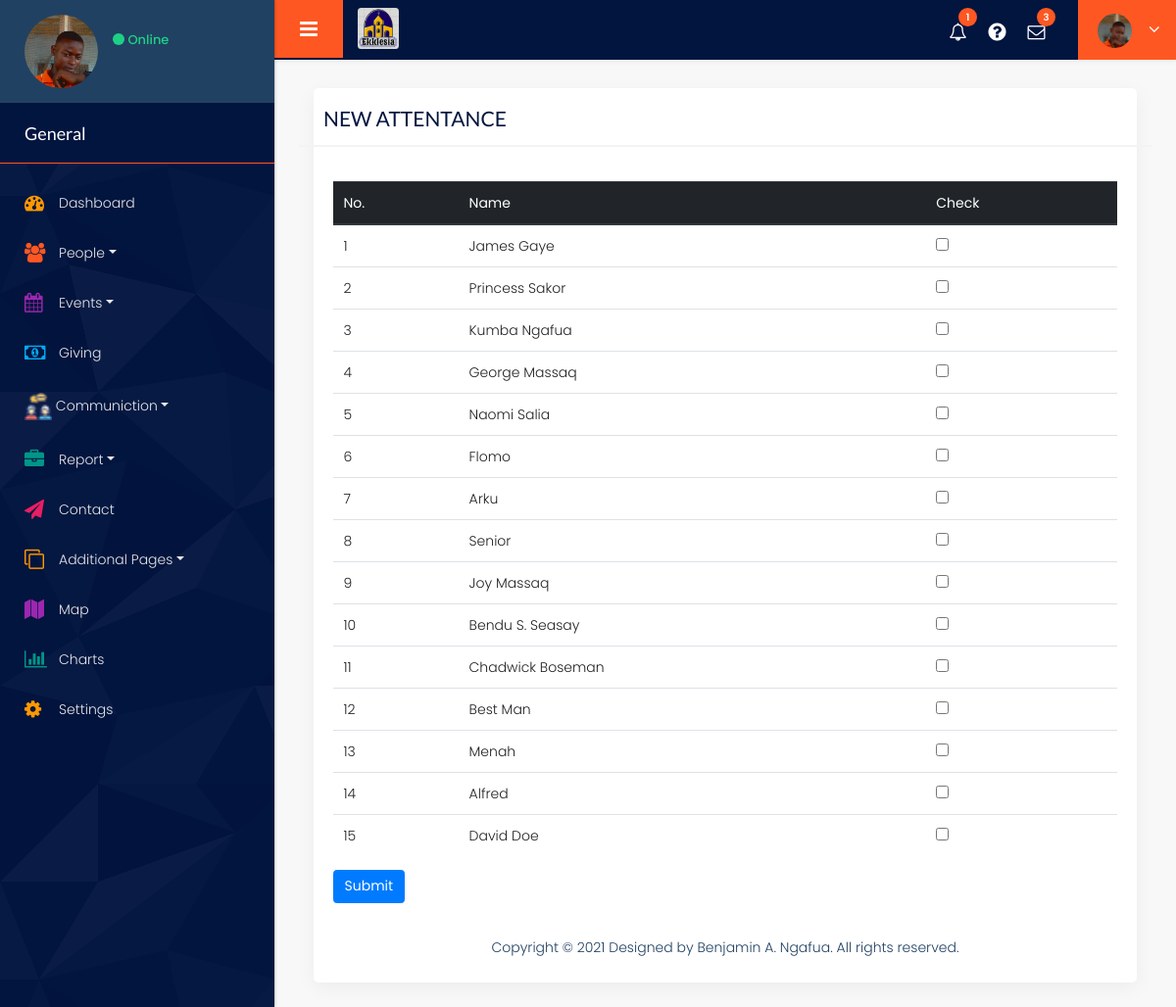
/new-attendance, run on an earlier commit of the app's database.
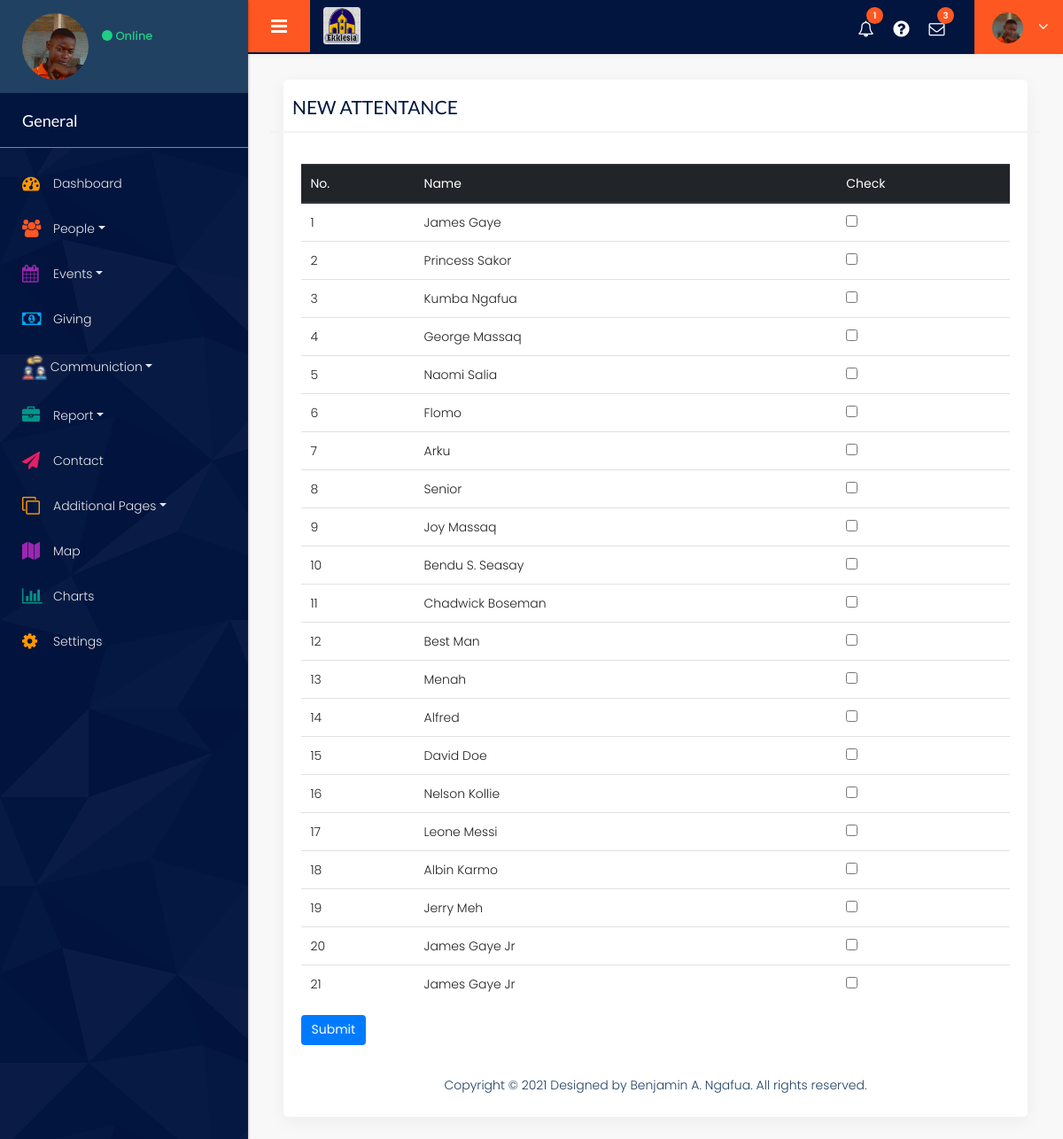
And on a later commit of the database.
### tables this page shows
CREATE TABLE members (
        id INTEGER NOT NULL, 
        name VARCHAR(150), 
        location VARCHAR(150), 
        department VARCHAR(150), 
        email VARCHAR(100), 
        contact VARCHAR(150), 
        role_play VARCHAR(150), 
        occupation VARCHAR(150), 
        relationship VARCHAR(150), 
        date_of_birth VARCHAR(150), 
        gender VARCHAR(150), 
        joined_date DATETIME, wedding_anniversary TEXT,
PRIMARY KEY (id)
);

### churchAPP/views.py (the view)
@views.route("/new-attendance", methods=["GET", "POST"])
def attendance():
    return takeAttendance()

### churchAPP/controller.py (called while the page is built, shortened)
def takeAttendance():
    member_names = db.execute("SELECT DISTINCT(name), id FROM members")
    return render_template("new-attendance.html", member_names=member_names)

### churchAPP/views.py (called while the page is built)
@views.app_context_processor
def notifyUpdate():
    notify = len(db.execute("SELECT * FROM offering;"))
    return  dict(notify=notify)

### churchAPP/templates/new-attendance.html
{% extends "layout.html" %}
{% block innerContaint %}
<form method="post">
    <div class="full graph_head">
        <div class="heading1 margin_0">
            <h2>NEW ATTENTANCE</h2>
        </div>
    </div>
    <div class="table_section padding_infor_info">
        <div class="table-responsive-sm">
            <table class="table">
                <thead class="thead-dark">
                    <th>No.</th>
                    <th>Name</th>
                    <th>Check</th>
                </thead>
                <tbody>
                    {% for data in member_names %}
                    <tr>
                        <td>{{data.id}}</td>
                        <td>{{data.name}}</td>
                        <td><input type="checkbox" name="num" id="" value="{{data.id}}"></td>
                    </tr>
                    {% endfor %}
                </tbody>
            </table>
            <button type="submit" class="btn cur-p btn-primary">Submit</button>
        </div>
    </div>
</form>
{% endblock %}

What changed in the data, as far as the page shows it:
added members: id "16", name "Nelson Kollie"
added members: id "17", name "Leone Messi"
added members: id "18", name "Albin Karmo"
added members: id "19", name "Jerry Meh"
added members: id "20", name "James Gaye Jr"
added members: id "21", name "James Gaye Jr"
